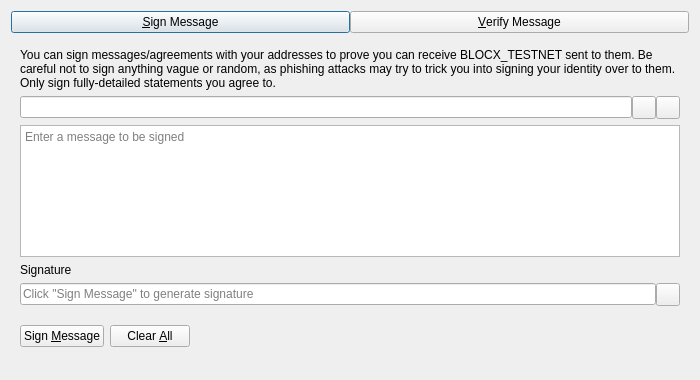
<?xml version="1.0" encoding="UTF-8"?>
<ui version="4.0">
 <class>SignVerifyMessageDialog</class>
 <widget class="QDialog" name="SignVerifyMessageDialog">
  <property name="geometry">
   <rect>
    <x>0</x>
    <y>0</y>
    <width>700</width>
    <height>380</height>
   </rect>
  </property>
  <property name="windowTitle">
   <string>Signatures - Sign / Verify a Message</string>
  </property>
  <property name="modal">
   <bool>true</bool>
  </property>
  <layout class="QVBoxLayout" name="verticalLayout">
   <item>
    <layout class="QHBoxLayout" name="horizontalLayout_Buttons_2">
     <property name="spacing">
      <number>0</number>
     </property>
     <property name="topMargin">
      <number>0</number>
     </property>
     <item>
      <widget class="QPushButton" name="btnSignMessage">
       <property name="text">
        <string>&amp;Sign Message</string>
       </property>
       <property name="checkable">
        <bool>true</bool>
       </property>
      </widget>
     </item>
     <item>
      <widget class="QPushButton" name="btnVerifyMessage">
       <property name="text">
        <string>&amp;Verify Message</string>
       </property>
       <property name="checkable">
        <bool>true</bool>
       </property>
      </widget>
     </item>
    </layout>
   </item>
   <item>
    <widget class="QStackedWidget" name="stackedWidgetSig">
     <property name="minimumSize">
      <size>
       <width>0</width>
       <height>0</height>
      </size>
     </property>
     <property name="currentIndex">
      <number>0</number>
     </property>
     <widget class="QWidget" name="pageSignMessage">
      <layout class="QVBoxLayout" name="verticalLayout_SM">
       <item>
        <widget class="QLabel" name="infoLabel_SM">
         <property name="text">
          <string>You can sign messages/agreements with your addresses to prove you can receive BLOCX_TESTNET sent to them. Be careful not to sign anything vague or random, as phishing attacks may try to trick you into signing your identity over to them. Only sign fully-detailed statements you agree to.</string>
         </property>
         <property name="textFormat">
          <enum>Qt::PlainText</enum>
         </property>
         <property name="wordWrap">
          <bool>true</bool>
         </property>
        </widget>
       </item>
       <item>
        <layout class="QHBoxLayout" name="horizontalLayout_1_SM">
         <property name="spacing">
          <number>0</number>
         </property>
         <item>
          <widget class="QValidatedLineEdit" name="addressIn_SM">
           <property name="toolTip">
            <string>The BLOCX_TESTNET address to sign the message with</string>
           </property>
          </widget>
         </item>
         <item>
          <widget class="QToolButton" name="addressBookButton_SM">
           <property name="toolTip">
            <string>Choose previously used address</string>
           </property>
           <property name="text">
            <string/>
           </property>
           <property name="shortcut">
            <string>Alt+A</string>
           </property>
          </widget>
         </item>
         <item>
          <widget class="QToolButton" name="pasteButton_SM">
           <property name="toolTip">
            <string>Paste address from clipboard</string>
           </property>
           <property name="text">
            <string/>
           </property>
           <property name="shortcut">
            <string>Alt+P</string>
           </property>
          </widget>
         </item>
        </layout>
       </item>
       <item>
        <widget class="QPlainTextEdit" name="messageIn_SM">
         <property name="toolTip">
          <string>Enter the message you want to sign here</string>
         </property>
         <property name="placeholderText">
          <string>Enter a message to be signed</string>
         </property>
        </widget>
       </item>
       <item>
        <widget class="QLabel" name="signatureLabel_SM">
         <property name="text">
          <string>Signature</string>
         </property>
         <property name="textFormat">
          <enum>Qt::PlainText</enum>
         </property>
        </widget>
       </item>
       <item>
        <layout class="QHBoxLayout" name="horizontalLayout_2_SM">
         <property name="spacing">
          <number>0</number>
         </property>
         <item>
          <widget class="QLineEdit" name="signatureOut_SM">
           <property name="placeholderText">
            <string>Click "Sign Message" to generate signature</string>
           </property>
           <property name="readOnly">
            <bool>true</bool>
           </property>
          </widget>
         </item>
         <item>
          <widget class="QToolButton" name="copySignatureButton_SM">
           <property name="toolTip">
            <string>Copy the current signature to the system clipboard</string>
           </property>
           <property name="text">
            <string/>
           </property>
          </widget>
         </item>
        </layout>
       </item>
       <item>
        <layout class="QHBoxLayout" name="horizontalLayout_3_SM">
         <item>
          <widget class="QPushButton" name="signMessageButton_SM">
           <property name="toolTip">
            <string>Sign the message to prove you own this BLOCX_TESTNET address</string>
           </property>
           <property name="text">
            <string>Sign &amp;Message</string>
           </property>
           <property name="autoDefault">
            <bool>false</bool>
           </property>
          </widget>
         </item>
         <item>
          <widget class="QPushButton" name="clearButton_SM">
           <property name="toolTip">
            <string>Reset all sign message fields</string>
           </property>
           <property name="text">
            <string>Clear &amp;All</string>
           </property>
           <property name="autoDefault">
            <bool>false</bool>
           </property>
          </widget>
         </item>
         <item>
          <spacer name="horizontalSpacer_1_SM">
           <property name="orientation">
            <enum>Qt::Horizontal</enum>
           </property>
           <property name="sizeHint" stdset="0">
            <size>
             <width>40</width>
             <height>48</height>
            </size>
           </property>
          </spacer>
         </item>
         <item>
          <widget class="QLabel" name="statusLabel_SM">
           <property name="text">
            <string/>
           </property>
           <property name="wordWrap">
            <bool>true</bool>
           </property>
          </widget>
         </item>
         <item>
          <spacer name="horizontalSpacer_2_SM">
           <property name="orientation">
            <enum>Qt::Horizontal</enum>
           </property>
           <property name="sizeHint" stdset="0">
            <size>
             <width>40</width>
             <height>48</height>
            </size>
           </property>
          </spacer>
         </item>
        </layout>
       </item>
      </layout>
     </widget>
     <widget class="QWidget" name="pageVerifyMessage">
      <layout class="QVBoxLayout" name="verticalLayout_VM">
       <item>
        <widget class="QLabel" name="infoLabel_VM">
         <property name="text">
          <string>Enter the receiver's address, message (ensure you copy line breaks, spaces, tabs, etc. exactly) and signature below to verify the message. Be careful not to read more into the signature than what is in the signed message itself, to avoid being tricked by a man-in-the-middle attack. Note that this only proves the signing party receives with the address, it cannot prove sendership of any transaction!</string>
         </property>
         <property name="textFormat">
          <enum>Qt::PlainText</enum>
         </property>
         <property name="alignment">
          <set>Qt::AlignLeading|Qt::AlignLeft|Qt::AlignTop</set>
         </property>
         <property name="wordWrap">
          <bool>true</bool>
         </property>
        </widget>
       </item>
       <item>
        <layout class="QHBoxLayout" name="horizontalLayout_1_VM">
         <property name="spacing">
          <number>0</number>
         </property>
         <item>
          <widget class="QValidatedLineEdit" name="addressIn_VM">
           <property name="toolTip">
            <string>The BLOCX_TESTNET address the message was signed with</string>
           </property>
          </widget>
         </item>
         <item>
          <widget class="QToolButton" name="addressBookButton_VM">
           <property name="toolTip">
            <string>Choose previously used address</string>
           </property>
           <property name="text">
            <string/>
           </property>
           <property name="shortcut">
            <string>Alt+A</string>
           </property>
          </widget>
         </item>
        </layout>
       </item>
       <item>
        <widget class="QPlainTextEdit" name="messageIn_VM">
          <property name="toolTip">
            <string>The signed message to verify</string>
          </property>
          <property name="placeholderText">
            <string>Enter a message to be verified</string>
          </property>
        </widget>
       </item>
       <item>
        <widget class="QValidatedLineEdit" name="signatureIn_VM">
          <property name="toolTip">
            <string>The signature given when the message was signed</string>
          </property>
          <property name="placeholderText">
            <string>Enter a signature for the message to be verified</string>
          </property>
        </widget>
       </item>
       <item>
        <layout class="QHBoxLayout" name="horizontalLayout_2_VM">
         <item>
          <widget class="QPushButton" name="verifyMessageButton_VM">
           <property name="toolTip">
            <string>Verify the message to ensure it was signed with the specified BLOCX_TESTNET address</string>
           </property>
           <property name="text">
            <string>Verify &amp;Message</string>
           </property>
           <property name="autoDefault">
            <bool>false</bool>
           </property>
          </widget>
         </item>
         <item>
          <widget class="QPushButton" name="clearButton_VM">
           <property name="toolTip">
            <string>Reset all verify message fields</string>
           </property>
           <property name="text">
            <string>Clear &amp;All</string>
           </property>
           <property name="autoDefault">
            <bool>false</bool>
           </property>
          </widget>
         </item>
         <item>
          <spacer name="horizontalSpacer_1_VM">
           <property name="orientation">
            <enum>Qt::Horizontal</enum>
           </property>
           <property name="sizeHint" stdset="0">
            <size>
             <width>40</width>
             <height>48</height>
            </size>
           </property>
          </spacer>
         </item>
         <item>
          <widget class="QLabel" name="statusLabel_VM">
           <property name="text">
            <string/>
           </property>
           <property name="wordWrap">
            <bool>true</bool>
           </property>
          </widget>
         </item>
         <item>
          <spacer name="horizontalSpacer_2_VM">
           <property name="orientation">
            <enum>Qt::Horizontal</enum>
           </property>
           <property name="sizeHint" stdset="0">
            <size>
             <width>40</width>
             <height>48</height>
            </size>
           </property>
          </spacer>
         </item>
        </layout>
       </item>
      </layout>
     </widget>
    </widget>
   </item>
  </layout>
 </widget>
 <customwidgets>
  <customwidget>
   <class>QValidatedLineEdit</class>
   <extends>QLineEdit</extends>
   <header>qt/qvalidatedlineedit.h</header>
  </customwidget>
 </customwidgets>
 <resources>
  <include location="../blocx_testnet.qrc"/>
 </resources>
 <connections/>
</ui>
